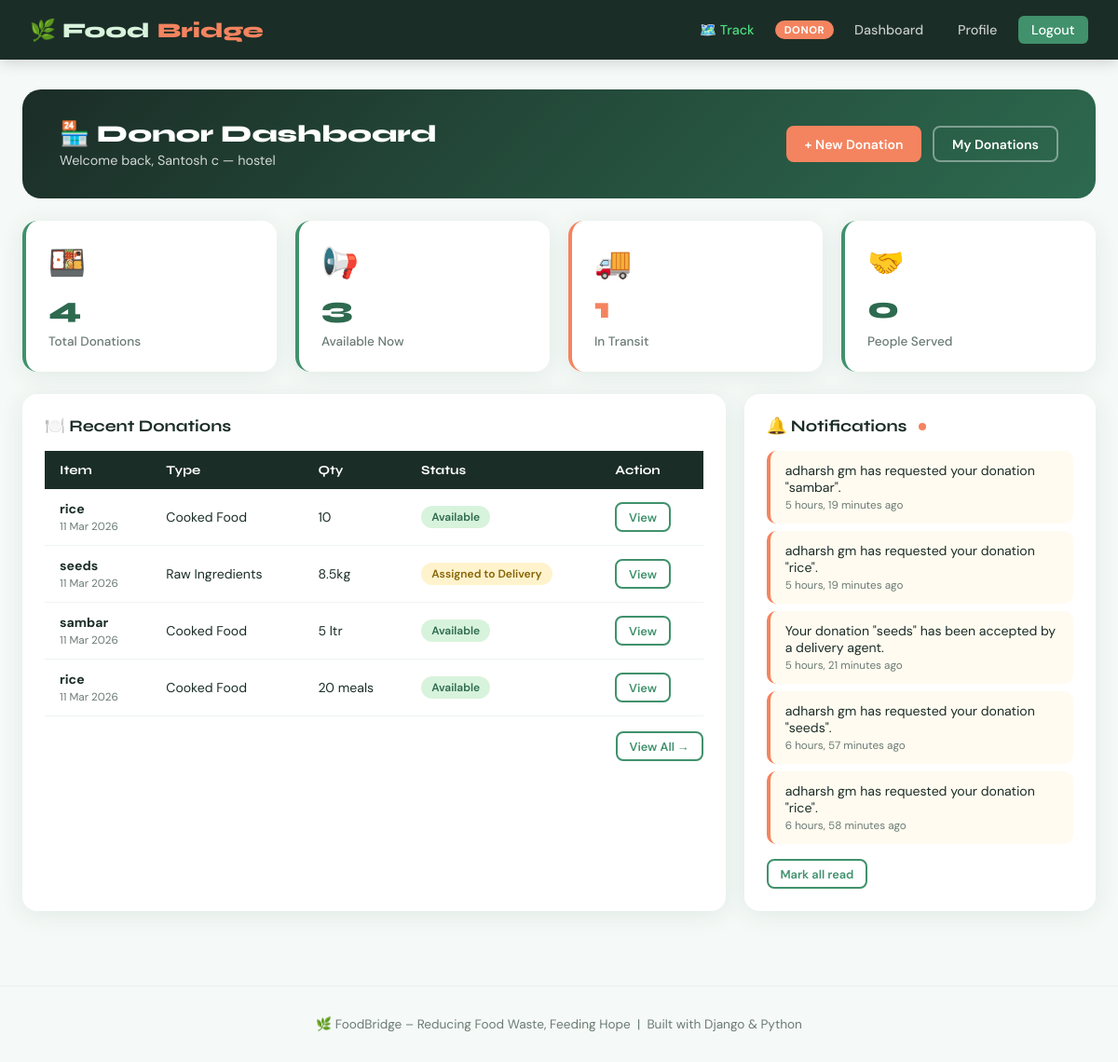
The page /donor/ (signed in) on the database its author committed.
### core/models.py (models this page shows, shortened)
class UserProfile(models.Model):
    ROLE_CHOICES = [
        ('donor', 'Food Donor'),
        ('delivery', 'Delivery Agent'),
        ('receiver', 'Receiver'),
    ]
    user = models.OneToOneField(User, on_delete=models.CASCADE, related_name='profile')
    role = models.CharField(max_length=20, choices=ROLE_CHOICES)
    phone = models.CharField(max_length=15, blank=True)
    address = models.TextField(blank=True)
    city = models.CharField(max_length=100, blank=True)
    pincode = models.CharField(max_length=10, blank=True)
    organization_name = models.CharField(max_length=200, blank=True)
    is_available = models.BooleanField(default=True)
    profile_pic = models.ImageField(upload_to='profiles/', blank=True, null=True)
    created_at = models.DateTimeField(auto_now_add=True)

class FoodDonation(models.Model):
    STATUS_CHOICES = [
        ('available', 'Available'),
        ('assigned', 'Assigned to Delivery'),
        ('in_transit', 'In Transit'),
        ('delivered', 'Delivered'),
        ('expired', 'Expired'),
        ('cancelled', 'Cancelled'),
    ]
    FOOD_TYPE_CHOICES = [
        ('cooked', 'Cooked Food'),
        ('raw', 'Raw Ingredients'),
        ('packaged', 'Packaged Food'),
        ('fruits_vegetables', 'Fruits & Vegetables'),
        ('bakery', 'Bakery Items'),
        ('dairy', 'Dairy Products'),
        ('other', 'Other'),
    ]
    donor = models.ForeignKey(User, on_delete=models.CASCADE, related_name='donations')
    title = models.CharField(max_length=200)
    description = models.TextField()
    food_type = models.CharField(max_length=30, choices=FOOD_TYPE_CHOICES)
    quantity = models.CharField(max_length=100)
    serves_people = models.PositiveIntegerField(default=1)
    cooking_time = models.DateTimeField(null=True, blank=True, help_text="When was the food cooked?")
    expiry_time = models.DateTimeField()
    pickup_address = models.TextField()
    city = models.CharField(max_length=100)
    pincode = models.CharField(max_length=10)
    status = models.CharField(max_length=20, choices=STATUS_CHOICES, default='available')
    food_image = models.ImageField(upload_to='food/', blank=True, null=True)
    created_at = models.DateTimeField(auto_now_add=True)
    updated_at = models.DateTimeField(auto_now=True)
    receiver = models.ForeignKey(User, on_delete=models.SET_NULL, null=True, blank=True,
                                  related_name='received_donations')
    delivery_agent = models.ForeignKey(User, on_delete=models.SET_NULL, null=True, blank=True,
                                        related_name='deliveries')
    class Meta:
        ordering = ['-created_at']

class Notification(models.Model):
    user = models.ForeignKey(User, on_delete=models.CASCADE, related_name='notifications')
    message = models.TextField()
    is_read = models.BooleanField(default=False)
    created_at = models.DateTimeField(auto_now_add=True)
    class Meta:
        ordering = ['-created_at']

### core/views.py (the view)
# urls.py: path('donor/', views.donor_dashboard, name='donor_dashboard'),
@login_required
def donor_dashboard(request):
    if request.user.profile.role != 'donor':
        messages.error(request, 'Access denied.')
        return redirect('dashboard')
    donations = FoodDonation.objects.filter(donor=request.user)
    stats = {
        'total': donations.count(),
        'available': donations.filter(status='available').count(),
        'delivered': donations.filter(status='delivered').count(),
        'in_transit': donations.filter(status__in=['assigned', 'in_transit']).count(),
        'total_served': sum(d.serves_people for d in donations.filter(status='delivered')),
    }
    recent = donations[:5]
    notifications = request.user.notifications.filter(is_read=False)[:5]
    return render(request, 'core/donor_dashboard.html', {
        'stats': stats, 'recent_donations': recent, 'notifications': notifications
    })

### core/templates/core/donor_dashboard.html (shortened to what this page needs)
{% extends 'core/base.html' %}
{% block content %}
<div class="dashboard-header">
    <div>
        <h1>🏪 Donor Dashboard</h1>
        <p>Welcome back, {{ user.get_full_name|default:user.username }} — {{ user.profile.organization_name }}</p>
    </div>
    <div class="quick-actions">
        <a href="{% url 'add_donation' %}" class="btn btn-orange">+ New Donation</a>
        <a href="{% url 'donor_donations' %}" class="btn btn-outline" style="color:#fff;border-color:rgba(255,255,255,0.4);">My Donations</a>
    </div>
</div>
<div class="card-grid card-grid-4" style="margin-bottom:1.5rem;">
    <div class="stat-card">
        <div class="stat-icon">🍱</div>
        <div class="stat-num">{{ stats.total }}</div>
        <div class="stat-label">Total Donations</div>
    </div>
    <div class="stat-card">
        <div class="stat-icon">📢</div>
        <div class="stat-num">{{ stats.available }}</div>
        <div class="stat-label">Available Now</div>
    </div>
    <div class="stat-card orange">
        <div class="stat-icon">🚚</div>
        <div class="stat-num">{{ stats.in_transit }}</div>
        <div class="stat-label">In Transit</div>
    </div>
    <div class="stat-card">
        <div class="stat-icon">🤝</div>
        <div class="stat-num">{{ stats.total_served }}</div>
        <div class="stat-label">People Served</div>
    </div>
</div>
<div style="display:grid;grid-template-columns:2fr 1fr;gap:1.25rem;">
    <div class="card">
        <div class="section-title">🍽️ Recent Donations</div>
        {% if recent_donations %}
            <div class="table-wrap">
                <table>
                    <thead><tr><th>Item</th><th>Type</th><th>Qty</th><th>Status</th><th>Action</th></tr></thead>
                    <tbody>
                    {% for d in recent_donations %}
                    <tr>
                        <td><strong>{{ d.title }}</strong><br><small style="color:var(--gray)">{{ d.created_at|date:"d M Y" }}</small></td>
                        <td>{{ d.get_food_type_display }}</td>
                        <td>{{ d.quantity }}</td>
                        <td><span class="badge badge-{{ d.status }}">{{ d.get_status_display }}</span></td>
                        <td><a href="{% url 'donation_detail' d.pk %}" class="btn btn-outline btn-sm">View</a></td>
                    </tr>
                    {% endfor %}
                    </tbody>
                </table>
            </div>
            <div style="text-align:right;margin-top:1rem;">
                <a href="{% url 'donor_donations' %}" class="btn btn-outline btn-sm">View All →</a>
            </div>
        {% else %}
            <div class="empty-state">
                <div class="empty-icon">🍱</div>
                <p>No donations yet. Start by adding your first food donation!</p>
                <br><a href="{% url 'add_donation' %}" class="btn btn-primary">Donate Food</a>
            </div>
        {% endif %}
    </div>
    <div class="card">
        <div class="section-title">🔔 Notifications
            {% if notifications %}<span class="notif-dot"></span>{% endif %}
        </div>
        {% if notifications %}
            {% for n in notifications %}
                <div class="notif-card">{{ n.message }}<br><small style="color:var(--gray)">{{ n.created_at|timesince }} ago</small></div>
            {% endfor %}
            <a href="{% url 'mark_notifications_read' %}" class="btn btn-outline btn-sm" style="margin-top:0.5rem;">Mark all read</a>
        {% else %}
            <div class="empty-state" style="padding:1.5rem 0;">
                <div class="empty-icon" style="font-size:2rem;">✅</div>
                <p>No new notifications</p>
            </div>
        {% endif %}
    </div>
</div>
{% endblock %}

### core/templates/core/base.html (shortened to what this page needs)
<!DOCTYPE html>
<html lang="en">
<head>
</head>
<body>
<nav>
    <a class="nav-brand" href="{% url 'home' %}">🌿 Food<span>Bridge</span></a>
    <div class="nav-links">
        <a href="{% url 'tracker' %}" style="color: #4ade80;">🗺️ Track</a>
        {% if user.is_authenticated %}
            <span class="nav-role-badge">{{ user.profile.role }}</span>
            <a href="{% url 'dashboard' %}">Dashboard</a>
            <a href="{% url 'profile' %}">Profile</a>
            <a href="{% url 'logout' %}" class="btn-nav">Logout</a>
        {% else %}
            <a href="{% url 'login' %}">Login</a>
            <a href="{% url 'register' %}" class="btn-nav">Register</a>
        {% endif %}
    </div>
</nav>
<main>
    {% block content %}{% endblock %}
</main>
<footer>
    🌿 FoodBridge – Reducing Food Waste, Feeding Hope &nbsp;|&nbsp; Built with Django &amp; Python
</footer>
</body>
</html>

### core/templates/core/base.html (style rules this page uses)
:root { --green: #2d6a4f; --green-light: #40916c; --green-pale: #d8f3dc; --orange: #f4845f; --orange-light: #f9c784; --cream: #fefae0; --dark: #1b2d27; --gray: #6b7b74; --white: #ffffff; --shadow: 0 4px 24px rgba(45,106,79,0.10); }
* { margin: 0; padding: 0; box-sizing: border-box; }
body { font-family: 'DM Sans', sans-serif; background: #f5f9f7; color: var(--dark); min-height: 100vh; }
nav { background: var(--dark); padding: 0 2rem; display: flex; align-items: center; justify-content: space-between; height: 64px; position: sticky; top: 0; z-index: 100; box-shadow: 0 2px 16px rgba(0,0,0,0.18); }
.nav-brand { font-family: 'Syne', sans-serif; font-size: 1.4rem; font-weight: 800; color: var(--green-pale); text-decoration: none; display: flex; align-items: center; gap: 0.5rem; }
.nav-brand span { color: var(--orange); }
.nav-links { display: flex; align-items: center; gap: 0.5rem; }
.nav-links a { color: rgba(255,255,255,0.75); text-decoration: none; padding: 0.4rem 0.9rem; border-radius: 6px; font-size: 0.9rem; font-weight: 500; transition: all 0.2s; }
.nav-links a.btn-nav { background: var(--green-light); color: #fff; }
.nav-role-badge { background: var(--orange); color: #fff; font-size: 0.7rem; font-weight: 700; padding: 0.2rem 0.6rem; border-radius: 20px; text-transform: uppercase; letter-spacing: 0.05em; }
main { max-width: 1200px; margin: 0 auto; padding: 2rem 1.5rem; }
.card { background: var(--white); border-radius: 16px; padding: 1.5rem; box-shadow: var(--shadow); }
.card-grid { display: grid; gap: 1.25rem; }
.card-grid-4 { grid-template-columns: repeat(4, 1fr); }
.stat-card { background: var(--white); border-radius: 16px; padding: 1.5rem; box-shadow: var(--shadow); display: flex; flex-direction: column; gap: 0.5rem; border-left: 4px solid var(--green-light); }
.stat-card .stat-icon { font-size: 2rem; }
.stat-card .stat-num { font-family: 'Syne', sans-serif; font-size: 2rem; font-weight: 800; color: var(--green); }
.stat-card .stat-label { font-size: 0.85rem; color: var(--gray); font-weight: 500; }
.stat-card.orange { border-left-color: var(--orange); }
.stat-card.orange .stat-num { color: var(--orange); }
.btn { display: inline-flex; align-items: center; gap: 0.4rem; padding: 0.55rem 1.2rem; border-radius: 8px; font-weight: 600; font-size: 0.88rem; cursor: pointer; border: none; text-decoration: none; transition: all 0.2s; font-family: 'DM Sans', sans-serif; }
.btn-orange { background: var(--orange); color: #fff; }
.btn-outline { background: transparent; border: 2px solid var(--green-light); color: var(--green-light); }
.btn-sm { padding: 0.35rem 0.8rem; font-size: 0.8rem; }
.badge { display: inline-block; padding: 0.25rem 0.7rem; border-radius: 20px; font-size: 0.75rem; font-weight: 600; }
.badge-available { background: #d8f3dc; color: #2d6a4f; }
.badge-assigned { background: #fff3cd; color: #856404; }
.table-wrap { overflow-x: auto; }
table { width: 100%; border-collapse: collapse; }
th { background: var(--dark); color: #fff; padding: 0.75rem 1rem; text-align: left; font-family: 'Syne', sans-serif; font-size: 0.85rem; }
td { padding: 0.75rem 1rem; border-bottom: 1px solid #eef4f0; font-size: 0.88rem; }
.notif-dot { display: inline-block; width: 8px; height: 8px; background: var(--orange); border-radius: 50%; margin-left: 4px; }
.section-title { font-family: 'Syne', sans-serif; font-size: 1.1rem; font-weight: 700; margin-bottom: 1rem; display: flex; align-items: center; gap: 0.5rem; }
footer { text-align: center; padding: 2rem; color: var(--gray); font-size: 0.85rem; border-top: 1px solid #e8f0ec; margin-top: 3rem; }

### core/templates/core/donor_dashboard.html (style rules this page uses)
.dashboard-header { background: linear-gradient(135deg, var(--dark), var(--green)); color: #fff; border-radius: 20px; padding: 2rem 2.5rem; margin-bottom: 1.5rem; display: flex; align-items: center; justify-content: space-between; }
.dashboard-header h1 { font-family: 'Syne', sans-serif; font-size: 1.6rem; font-weight: 800; }
.dashboard-header p { opacity: 0.8; font-size: 0.9rem; margin-top: 0.25rem; }
.quick-actions { display: flex; gap: 0.75rem; flex-wrap: wrap; }
.notif-card { background: #fffbf0; border-left: 4px solid var(--orange); border-radius: 10px; padding: 0.75rem 1rem; margin-bottom: 0.5rem; font-size: 0.88rem; }

### rows shown on the page
FoodDonation: title "rice", created_at "11 Mar 2026", food_type "Cooked Food", quantity "10", status "Available"
FoodDonation: title "seeds", created_at "11 Mar 2026", food_type "Raw Ingredients", quantity "8.5kg", status "Assigned to Delivery"
FoodDonation: title "sambar", created_at "11 Mar 2026", food_type "Cooked Food", quantity "5 ltr", status "Available"
FoodDonation: title "rice", created_at "11 Mar 2026", food_type "Cooked Food", quantity "20 meals", status "Available"
Notification: message "adharsh gm has requested your donation \"sambar\".", created_at "5 hours, 19 minutes"
Notification: message "adharsh gm has requested your donation \"rice\".", created_at "5 hours, 19 minutes"
Notification: message "Your donation \"seeds\" has been accepted by a delivery agent.", created_at "5 hours, 21 minutes"
Notification: message "adharsh gm has requested your donation \"seeds\".", created_at "6 hours, 57 minutes"
Notification: message "adharsh gm has requested your donation \"rice\".", created_at "6 hours, 58 minutes"

### other values the page prints
{{ user.profile.role }} "DONOR"
{{ user.get_full_name|default:user.username }} "Santosh c"
{{ user.profile.organization_name }} "hostel"
{{ stats.total }} "4"
{{ stats.available }} "3"
{{ stats.in_transit }} "1"
{{ stats.total_served }} "0"
